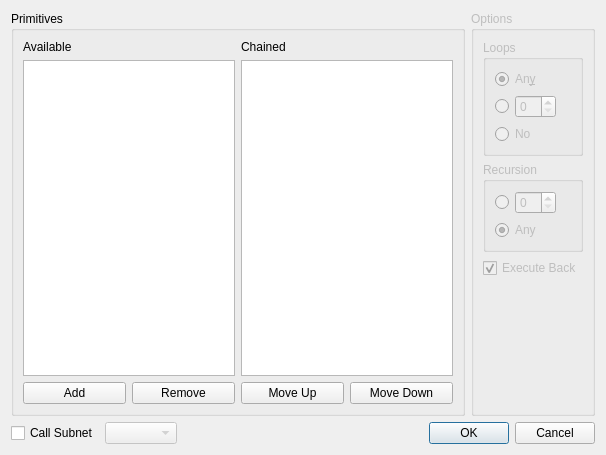
<?xml version="1.0" encoding="UTF-8"?>
<ui version="4.0">
 <class>EditArrowDialog</class>
 <widget class="QDialog" name="EditArrowDialog">
  <property name="geometry">
   <rect>
    <x>0</x>
    <y>0</y>
    <width>606</width>
    <height>455</height>
   </rect>
  </property>
  <property name="windowTitle">
   <string>Dialog</string>
  </property>
  <layout class="QVBoxLayout" name="verticalLayout_7">
   <item>
    <layout class="QHBoxLayout" name="horizontalLayout_7">
     <item>
      <widget class="QGroupBox" name="groupBox">
       <property name="title">
        <string>Primitives</string>
       </property>
       <layout class="QVBoxLayout" name="verticalLayout_3">
        <item>
         <layout class="QHBoxLayout" name="horizontalLayout">
          <item>
           <layout class="QVBoxLayout" name="verticalLayout">
            <item>
             <widget class="QLabel" name="label">
              <property name="text">
               <string>Available</string>
              </property>
             </widget>
            </item>
            <item>
             <widget class="QListView" name="availablePrimitivesListView"/>
            </item>
           </layout>
          </item>
          <item>
           <layout class="QVBoxLayout" name="verticalLayout_2">
            <item>
             <widget class="QLabel" name="label_2">
              <property name="text">
               <string>Chained</string>
              </property>
             </widget>
            </item>
            <item>
             <widget class="QListView" name="chainedPrimitivesListView"/>
            </item>
           </layout>
          </item>
         </layout>
        </item>
        <item>
         <layout class="QHBoxLayout" name="horizontalLayout_2">
          <item>
           <widget class="QPushButton" name="addButton">
            <property name="text">
             <string>Add</string>
            </property>
           </widget>
          </item>
          <item>
           <widget class="QPushButton" name="removeButton">
            <property name="text">
             <string>Remove</string>
            </property>
           </widget>
          </item>
          <item>
           <widget class="QPushButton" name="upButton">
            <property name="text">
             <string>Move Up</string>
            </property>
           </widget>
          </item>
          <item>
           <widget class="QPushButton" name="downButton">
            <property name="text">
             <string>Move Down</string>
            </property>
           </widget>
          </item>
         </layout>
        </item>
       </layout>
      </widget>
     </item>
     <item>
      <widget class="QGroupBox" name="groupBox_2">
       <property name="enabled">
        <bool>false</bool>
       </property>
       <property name="title">
        <string>Options</string>
       </property>
       <layout class="QVBoxLayout" name="verticalLayout_6">
        <item>
         <widget class="QGroupBox" name="groupBox_3">
          <property name="title">
           <string>Loops</string>
          </property>
          <layout class="QVBoxLayout" name="verticalLayout_4">
           <item>
            <widget class="QRadioButton" name="anyLoopsRadioButton">
             <property name="text">
              <string>An&amp;y</string>
             </property>
             <property name="checked">
              <bool>true</bool>
             </property>
            </widget>
           </item>
           <item>
            <layout class="QHBoxLayout" name="horizontalLayout_3">
             <item>
              <widget class="QRadioButton" name="fixedLoopsRadioButton">
               <property name="text">
                <string/>
               </property>
              </widget>
             </item>
             <item>
              <widget class="QSpinBox" name="FixedLoopsSpinBox"/>
             </item>
             <item>
              <spacer name="horizontalSpacer">
               <property name="orientation">
                <enum>Qt::Horizontal</enum>
               </property>
               <property name="sizeHint" stdset="0">
                <size>
                 <width>40</width>
                 <height>20</height>
                </size>
               </property>
              </spacer>
             </item>
            </layout>
           </item>
           <item>
            <widget class="QRadioButton" name="NoLoopsRadioButton">
             <property name="text">
              <string>No</string>
             </property>
            </widget>
           </item>
          </layout>
         </widget>
        </item>
        <item>
         <widget class="QGroupBox" name="groupBox_4">
          <property name="title">
           <string>Recursion</string>
          </property>
          <layout class="QVBoxLayout" name="verticalLayout_5">
           <item>
            <layout class="QHBoxLayout" name="horizontalLayout_4">
             <item>
              <widget class="QRadioButton" name="FixedRecursionRadioButton">
               <property name="text">
                <string/>
               </property>
              </widget>
             </item>
             <item>
              <widget class="QSpinBox" name="fixedRecursionSpinBox"/>
             </item>
             <item>
              <spacer name="horizontalSpacer_2">
               <property name="orientation">
                <enum>Qt::Horizontal</enum>
               </property>
               <property name="sizeHint" stdset="0">
                <size>
                 <width>40</width>
                 <height>20</height>
                </size>
               </property>
              </spacer>
             </item>
            </layout>
           </item>
           <item>
            <widget class="QRadioButton" name="anyRecursionRadioButton">
             <property name="text">
              <string>Any</string>
             </property>
             <property name="checked">
              <bool>true</bool>
             </property>
            </widget>
           </item>
          </layout>
         </widget>
        </item>
        <item>
         <widget class="QCheckBox" name="executeBackCheckBox">
          <property name="text">
           <string>Execute Back</string>
          </property>
          <property name="checked">
           <bool>true</bool>
          </property>
         </widget>
        </item>
        <item>
         <spacer name="verticalSpacer">
          <property name="orientation">
           <enum>Qt::Vertical</enum>
          </property>
          <property name="sizeHint" stdset="0">
           <size>
            <width>20</width>
            <height>40</height>
           </size>
          </property>
         </spacer>
        </item>
       </layout>
      </widget>
     </item>
    </layout>
   </item>
   <item>
    <layout class="QHBoxLayout" name="horizontalLayout_6">
     <item>
      <layout class="QHBoxLayout" name="horizontalLayout_5">
       <item>
        <widget class="QCheckBox" name="callSubnetCheckBox">
         <property name="text">
          <string>Call Subnet</string>
         </property>
        </widget>
       </item>
       <item>
        <widget class="QComboBox" name="subnetComboBox">
         <property name="enabled">
          <bool>false</bool>
         </property>
        </widget>
       </item>
       <item>
        <spacer name="horizontalSpacer_3">
         <property name="orientation">
          <enum>Qt::Horizontal</enum>
         </property>
         <property name="sizeHint" stdset="0">
          <size>
           <width>40</width>
           <height>20</height>
          </size>
         </property>
        </spacer>
       </item>
      </layout>
     </item>
     <item>
      <widget class="QDialogButtonBox" name="buttonBox">
       <property name="orientation">
        <enum>Qt::Horizontal</enum>
       </property>
       <property name="standardButtons">
        <set>QDialogButtonBox::Cancel|QDialogButtonBox::Ok</set>
       </property>
      </widget>
     </item>
    </layout>
   </item>
  </layout>
 </widget>
 <resources/>
 <connections>
  <connection>
   <sender>buttonBox</sender>
   <signal>accepted()</signal>
   <receiver>EditArrowDialog</receiver>
   <slot>accept()</slot>
   <hints>
    <hint type="sourcelabel">
     <x>248</x>
     <y>254</y>
    </hint>
    <hint type="destinationlabel">
     <x>157</x>
     <y>274</y>
    </hint>
   </hints>
  </connection>
  <connection>
   <sender>buttonBox</sender>
   <signal>rejected()</signal>
   <receiver>EditArrowDialog</receiver>
   <slot>reject()</slot>
   <hints>
    <hint type="sourcelabel">
     <x>316</x>
     <y>260</y>
    </hint>
    <hint type="destinationlabel">
     <x>286</x>
     <y>274</y>
    </hint>
   </hints>
  </connection>
  <connection>
   <sender>callSubnetCheckBox</sender>
   <signal>toggled(bool)</signal>
   <receiver>subnetComboBox</receiver>
   <slot>setEnabled(bool)</slot>
   <hints>
    <hint type="sourcelabel">
     <x>58</x>
     <y>431</y>
    </hint>
    <hint type="destinationlabel">
     <x>156</x>
     <y>431</y>
    </hint>
   </hints>
  </connection>
 </connections>
</ui>
